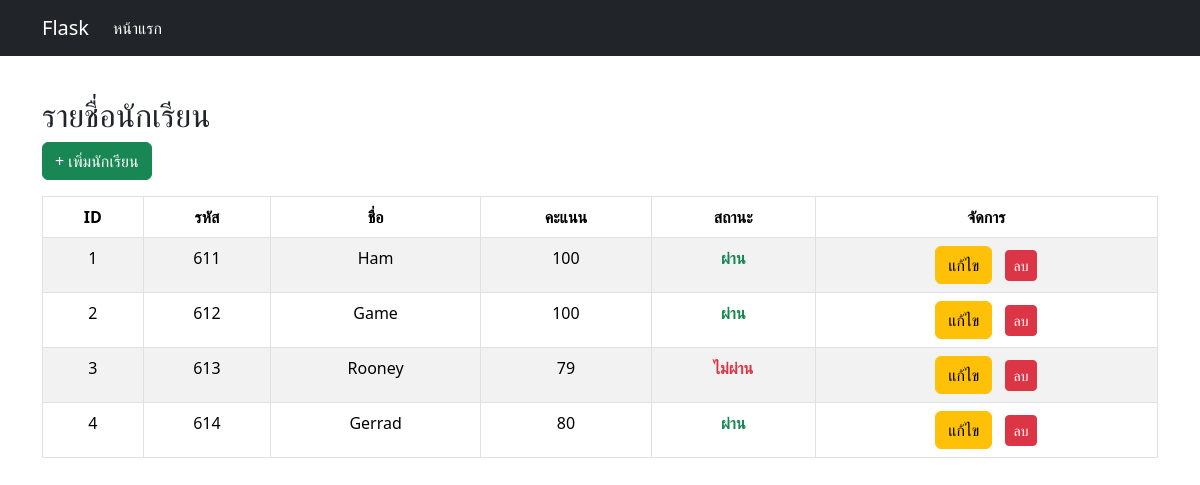
The page / on the database its author committed.
### app.py (models this page shows)
class Student(db.Model):
    id = db.Column(db.Integer, primary_key=True)
    student_id = db.Column(db.String(20), unique=True, nullable=False)
    name = db.Column(db.String(100), nullable=False)
    score = db.Column(db.Integer, nullable=False)

### app.py (the view)
@app.route('/')
def index():
    students = Student.query.all()
    return render_template('index.html', students=students)

### templates/index.html
{% extends "base.html" %}
{% block content %}
<h2>รายชื่อนักเรียน</h2>
<button class="btn btn-success mb-3" onclick="location.href='/create'">+ เพิ่มนักเรียน</button>
<table class="table table-bordered table-striped text-center">
    <thead>
        <tr>
            <th>ID</th>
            <th>รหัส</th>
            <th>ชื่อ</th>
            <th>คะแนน</th>
            <th>สถานะ</th>
            <th>จัดการ</th>
        </tr>
    </thead>
    <tbody>
        {% if students %}
        {% for s in students %}
        <tr>
            <td>{{ s.id }}</td>
            <td>{{ s.student_id }}</td>
            <td>{{ s.name }}</td>
            <td>{{ s.score }}</td>
            <td>
                {% if s.score >= 80 %}
                    <span class="text-success fw-bold">ผ่าน</span>
                {% else %}
                    <span class="text-danger fw-bold">ไม่ผ่าน</span>
                {% endif %}
            </td>
            <td>
                <button class="btn btn-warning me-2" onclick="location.href='/update/{{ s.id }}'">แก้ไข</button>
                <button class="btn btn-danger btn-sm" onclick="if(confirm('คุณแน่ใจว่าจะลบ?')) location.href='/delete/{{ s.id }}'">ลบ</button>
            </td>
        </tr>
        {% endfor %}
        {% else %}
        <tr>
            <td colspan="5" class="text-center text-muted">ไม่มีข้อมูลนักเรียน</td>
        </tr>
        {% endif %}
    </tbody>
</table>
{% endblock %}

### templates/base.html (shortened to what this page needs)
<!DOCTYPE html>
<html lang="en">
<head>
  <link href="https://cdn.jsdelivr.net/npm/bootstrap@5.3.7/dist/css/bootstrap.min.css" rel="stylesheet">
</head>
<body>
  <nav class="navbar navbar-expand-lg bg-dark fixed-top" data-bs-theme="dark">
    <div class="container">
      <a class="navbar-brand text-white" href="/">Flask</a>
      <div class="collapse navbar-collapse" id="navbarNavAltMarkup">
        <div class="navbar-nav">
          <a class="nav-link text-white" href="/">หน้าแรก</a>
        </div>
      </div>
    </div>
  </nav>
  <main class="container mt-5 pt-5">
    {% block content %}
    {% endblock %}
  </main>
</body>
</html>

### rows shown on the page
Student: id "1", student_id "611", name "Ham", score "100", shows "ผ่าน"
Student: id "2", student_id "612", name "Game", score "100", shows "ผ่าน"
Student: id "3", student_id "613", name "Rooney", score "79", shows "ไม่ผ่าน"
Student: id "4", student_id "614", name "Gerrad", score "80", shows "ผ่าน"
